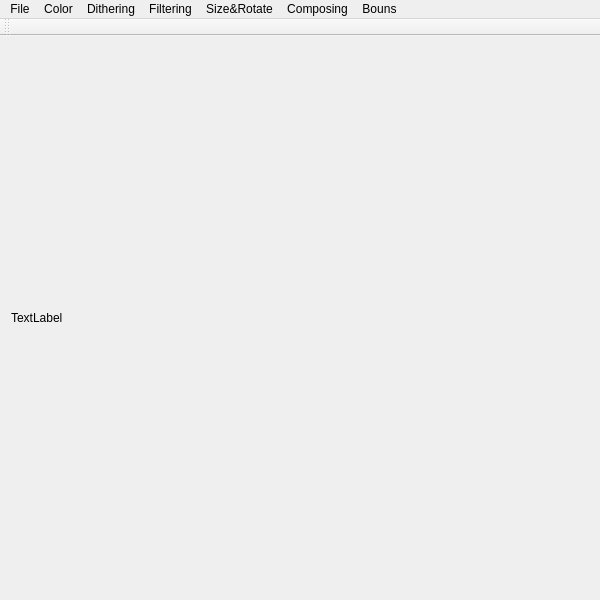
<?xml version="1.0" encoding="UTF-8"?>
<ui version="4.0">
 <class>Qt_Opengl_FrameworkClass</class>
 <widget class="QMainWindow" name="Qt_Opengl_FrameworkClass">
  <property name="geometry">
   <rect>
    <x>0</x>
    <y>0</y>
    <width>600</width>
    <height>600</height>
   </rect>
  </property>
  <property name="windowTitle">
   <string>Qt_Opengl_Framework</string>
  </property>
  <widget class="QWidget" name="centralWidget">
   <layout class="QVBoxLayout" name="verticalLayout" stretch="0">
    <item>
     <layout class="QHBoxLayout" name="horizontalLayout">
      <property name="spacing">
       <number>6</number>
      </property>
      <item>
       <widget class="QLabel" name="label">
        <property name="text">
         <string>TextLabel</string>
        </property>
       </widget>
      </item>
     </layout>
    </item>
   </layout>
  </widget>
  <widget class="QMenuBar" name="menuBar">
   <property name="geometry">
    <rect>
     <x>0</x>
     <y>0</y>
     <width>600</width>
     <height>22</height>
    </rect>
   </property>
   <widget class="QMenu" name="menuFile">
    <property name="title">
     <string>File</string>
    </property>
    <addaction name="actionOpen"/>
    <addaction name="actionSave"/>
    <addaction name="actionExit"/>
    <addaction name="separator"/>
    <addaction name="actionAbout"/>
   </widget>
   <widget class="QMenu" name="menuColor">
    <property name="title">
     <string>Color</string>
    </property>
    <addaction name="actionGray"/>
    <addaction name="actionUniform_Quantization"/>
    <addaction name="actionPopulosity"/>
   </widget>
   <widget class="QMenu" name="menuDithering">
    <property name="title">
     <string>Dithering</string>
    </property>
    <addaction name="actionNaive_Threshold_Dithering"/>
    <addaction name="actionBrightness_Preserving_Threshold_Dithering"/>
    <addaction name="actionRandom"/>
    <addaction name="actionClustered"/>
    <addaction name="actionFloyd_Steinberg"/>
    <addaction name="actionColor_Floyd_Steinberg"/>
   </widget>
   <widget class="QMenu" name="menuFiltering">
    <property name="title">
     <string>Filtering</string>
    </property>
    <addaction name="actionBox"/>
    <addaction name="actionBartlett"/>
    <addaction name="actionGaussian"/>
    <addaction name="actionArbitrary_Size_Gaussian"/>
    <addaction name="actionEdge"/>
    <addaction name="actionEnhance"/>
   </widget>
   <widget class="QMenu" name="menuResize">
    <property name="title">
     <string>Size&amp;&amp;Rotate</string>
    </property>
    <addaction name="actionHalf"/>
    <addaction name="actionDouble"/>
    <addaction name="actionArbitrary_Uniform_Scale"/>
    <addaction name="actionRotate"/>
   </widget>
   <widget class="QMenu" name="menuComposing">
    <property name="title">
     <string>Composing</string>
    </property>
    <addaction name="actionOver"/>
    <addaction name="actionIn"/>
    <addaction name="actionOut"/>
    <addaction name="actionAtop"/>
    <addaction name="actionXor"/>
   </widget>
   <widget class="QMenu" name="menuNPR">
    <property name="title">
     <string>Bouns</string>
    </property>
    <addaction name="actionNPR"/>
   </widget>
   <addaction name="menuFile"/>
   <addaction name="menuColor"/>
   <addaction name="menuDithering"/>
   <addaction name="menuFiltering"/>
   <addaction name="menuResize"/>
   <addaction name="menuComposing"/>
   <addaction name="menuNPR"/>
  </widget>
  <widget class="QToolBar" name="mainToolBar">
   <attribute name="toolBarArea">
    <enum>TopToolBarArea</enum>
   </attribute>
   <attribute name="toolBarBreak">
    <bool>false</bool>
   </attribute>
  </widget>
  <action name="actionExit">
   <property name="text">
    <string>Exit</string>
   </property>
  </action>
  <action name="actionOpen">
   <property name="text">
    <string>Open</string>
   </property>
  </action>
  <action name="actionGray">
   <property name="text">
    <string>Gray</string>
   </property>
  </action>
  <action name="actionUniform_Quantization">
   <property name="text">
    <string>Uniform Quantization</string>
   </property>
  </action>
  <action name="actionPopulosity">
   <property name="text">
    <string>Populosity</string>
   </property>
  </action>
  <action name="actionNaive_Threshold_Dithering">
   <property name="text">
    <string>Naive Threshold Dithering</string>
   </property>
  </action>
  <action name="actionBrightness_Preserving_Threshold_Dithering">
   <property name="text">
    <string>Brightness Preserving Threshold</string>
   </property>
  </action>
  <action name="actionRandom">
   <property name="text">
    <string>Random </string>
   </property>
  </action>
  <action name="actionClustered">
   <property name="text">
    <string>Clustered </string>
   </property>
  </action>
  <action name="actionFloyd_Steinberg">
   <property name="text">
    <string>Floyd-Steinberg </string>
   </property>
  </action>
  <action name="actionColor_Floyd_Steinberg">
   <property name="text">
    <string>Color Floyd-Steinberg </string>
   </property>
  </action>
  <action name="actionBox">
   <property name="text">
    <string>Box</string>
   </property>
  </action>
  <action name="actionBartlett">
   <property name="text">
    <string>Bartlett</string>
   </property>
  </action>
  <action name="actionGaussian">
   <property name="text">
    <string>Gaussian </string>
   </property>
  </action>
  <action name="actionArbitrary_Size_Gaussian">
   <property name="text">
    <string>Arbitrary-Size Gaussian </string>
   </property>
  </action>
  <action name="actionHalf">
   <property name="text">
    <string>Half </string>
   </property>
  </action>
  <action name="actionDouble">
   <property name="text">
    <string>Double </string>
   </property>
  </action>
  <action name="actionArbitrary_Uniform_Scale">
   <property name="text">
    <string>Arbitrary Uniform Scale</string>
   </property>
  </action>
  <action name="actionEdge">
   <property name="text">
    <string>Edge</string>
   </property>
  </action>
  <action name="actionEnhance">
   <property name="text">
    <string>Enhance</string>
   </property>
  </action>
  <action name="actionRotate">
   <property name="text">
    <string>Rotate</string>
   </property>
  </action>
  <action name="actionResample_src">
   <property name="text">
    <string>resample_src</string>
   </property>
  </action>
  <action name="actionOver">
   <property name="text">
    <string>Over</string>
   </property>
  </action>
  <action name="actionIn">
   <property name="text">
    <string>In</string>
   </property>
  </action>
  <action name="actionOut">
   <property name="text">
    <string>Out</string>
   </property>
  </action>
  <action name="actionAtop">
   <property name="text">
    <string>Atop</string>
   </property>
  </action>
  <action name="actionXor">
   <property name="text">
    <string>Xor</string>
   </property>
  </action>
  <action name="actionSave">
   <property name="text">
    <string>Save</string>
   </property>
  </action>
  <action name="actionNPR">
   <property name="text">
    <string>NPR</string>
   </property>
  </action>
  <action name="actionAbout">
   <property name="text">
    <string>About</string>
   </property>
  </action>
 </widget>
 <layoutdefault spacing="6" margin="11"/>
 <resources>
  <include location="qt_opengl_framework.qrc"/>
 </resources>
 <connections/>
</ui>
